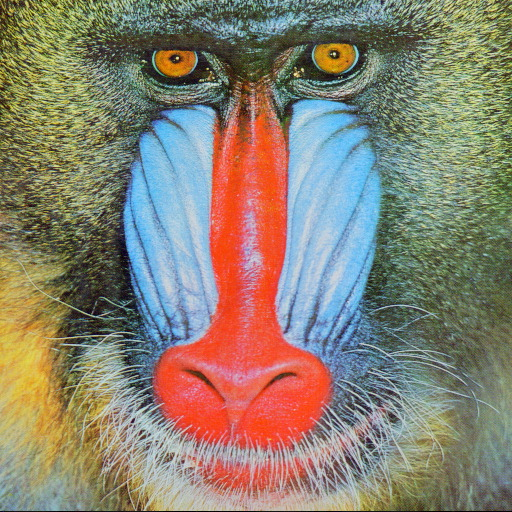
#> input picture Data/baboon.jpg, 512 x 512 px, found by its file name
$ python DFT_Example1.py
#> lines starting #> are read from the running program, lines starting #| are printed output that depends on the picture
'''
sample for disctrete fourier transform (dft)

USAGE:
    dft.py <image_file>
'''
import numpy as np
import cv2 as cv
title_window = 'DFT_Example1.py'
import sys

def shift_dft(src, dst=None):
    '''
        Rearrange the quadrants of Fourier image so that the origin is at
        the image center. Swaps quadrant 1 with 3, and 2 with 4.

        src and dst arrays must be equal size & type
    '''

    if dst is None:
        dst = np.empty(src.shape, src.dtype)
    elif src.shape != dst.shape:
        raise ValueError("src and dst must have equal sizes")
    elif src.dtype != dst.dtype:
        raise TypeError("src and dst must have equal types")

    if src is dst:
        ret = np.empty(src.shape, src.dtype)
    else:
        ret = dst

    h, w = src.shape[:2]

    cx1 = cx2 = w // 2
    cy1 = cy2 = h // 2

    # if the size is odd, then adjust the bottom/right quadrants
    if w % 2 != 0:
        cx2 += 1
    if h % 2 != 0:
        cy2 += 1

    # swap quadrants

    # swap q1 and q3
    ret[h-cy1:, w-cx1:] = src[0:cy1 , 0:cx1 ]   # q1 -> q3
    ret[0:cy2 , 0:cx2 ] = src[h-cy2:, w-cx2:]   # q3 -> q1

    # swap q2 and q4
    ret[0:cy2 , w-cx2:] = src[h-cy2:, 0:cx2 ]   # q2 -> q4
    ret[h-cy1:, 0:cx1 ] = src[0:cy1 , w-cx1:]   # q4 -> q2

    if src is dst:
        dst[:,:] = ret

    return dst


def main():
    if len(sys.argv) > 1:
        fname = sys.argv[1]
    else:
        fname = '../../Data/baboon.jpg'
        print("usage : python dft.py <image_file>")

    im = cv.imread(cv.samples.findFile(fname))
#> im is the input picture: shape (512, 512, 3); mean B, G, R 112.9, 129.1, 137.1

    # convert to grayscale
    im = cv.cvtColor(im, cv.COLOR_BGR2GRAY)
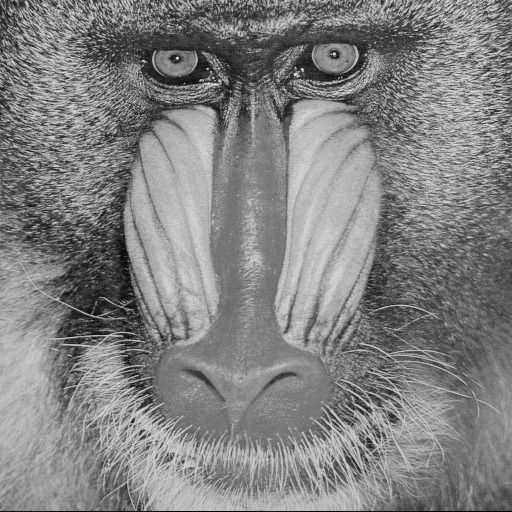
#> im: shape (512, 512); min 0, max 234, mean 129.7
    h, w = im.shape[:2]
#> h = 512; w = 512

    realInput = im.astype(np.float64)

    # perform an optimally sized dft
    dft_M = cv.getOptimalDFTSize(w)
#> dft_M = 512
    dft_N = cv.getOptimalDFTSize(h)
#> dft_N = 512

    # copy A to dft_A and pad dft_A with zeros
    dft_A = np.zeros((dft_N, dft_M, 2), dtype=np.float64)
    dft_A[:h, :w, 0] = realInput

    # no need to pad bottom part of dft_A with zeros because of
    # use of nonzeroRows parameter in cv.dft()
    cv.dft(dft_A, dst=dft_A, nonzeroRows=h)

    cv.imshow("win", im)

    # Split fourier into real and imaginary parts
    image_Re, image_Im = cv.split(dft_A)

    # Compute the magnitude of the spectrum Mag = sqrt(Re^2 + Im^2)
    magnitude = cv.sqrt(image_Re**2.0 + image_Im**2.0)

    # Compute log(1 + Mag)
    log_spectrum = cv.log(1.0 + magnitude)
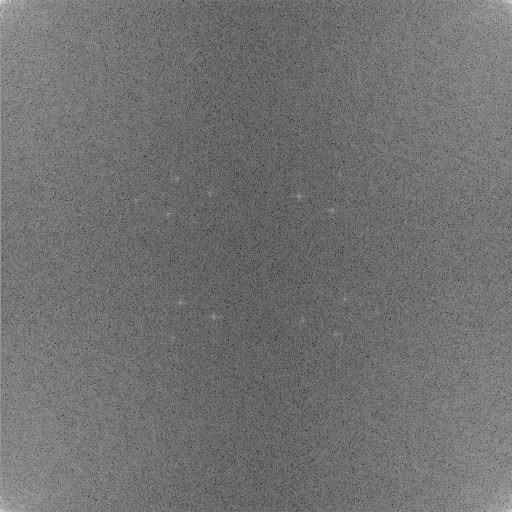
#> log_spectrum: shape (512, 512) float64; min 2.12, max 17.34, mean 8.89; drawn with min black and max white

    # Rearrange the quadrants of Fourier image so that the origin is at
    # the image center
    shift_dft(log_spectrum, log_spectrum)
#> in shift_dft, `ret[h-cy1:, w-cx1:] = src[0:cy1 , 0:cx1 ]`:
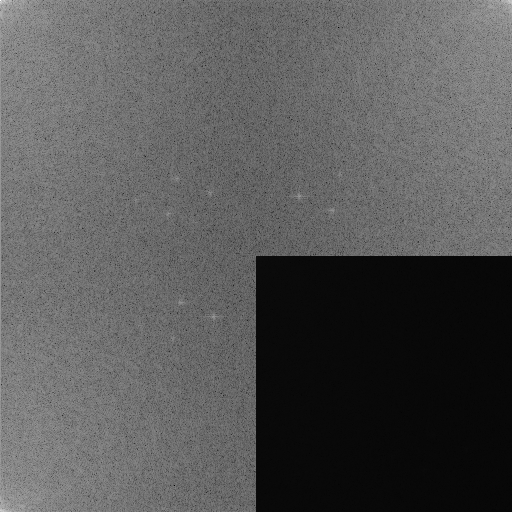
#> ret: shape (512, 512) float64; min 0, max 255, mean 87.3
#> in shift_dft, `ret[0:cy2 , 0:cx2 ] = src[h-cy2:, w-cx2:]`:
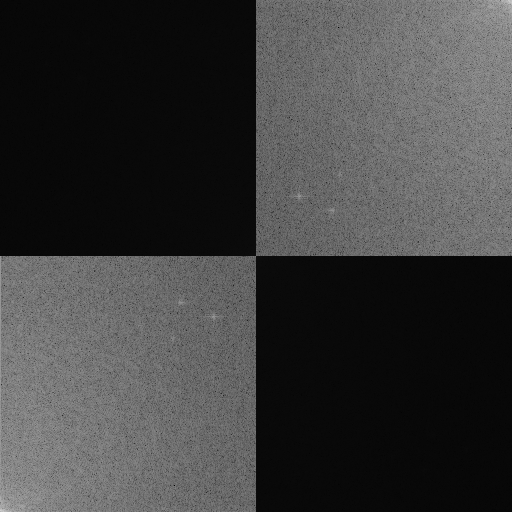
#> ret: shape (512, 512) float64; min 0, max 208.9, mean 61.3
#> in shift_dft, `ret[0:cy2 , w-cx2:] = src[h-cy2:, 0:cx2 ]`:
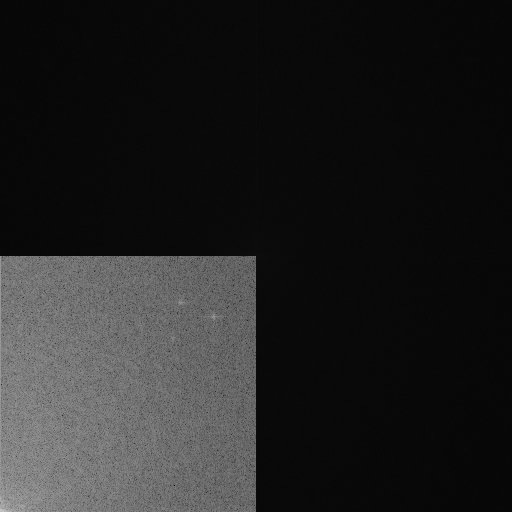
#> ret: shape (512, 512) float64; min 0, max 208.9, mean 35.1
#> in shift_dft, `ret[h-cy1:, 0:cx1 ] = src[0:cy1 , w-cx1:]`:
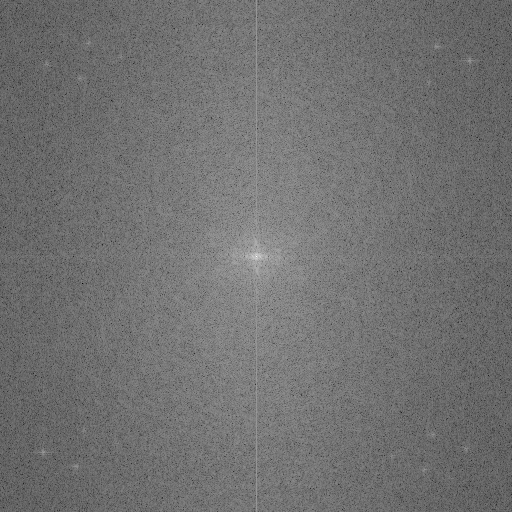
#> ret: shape (512, 512) float64; min 2.12, max 17.34, mean 8.89; drawn with min black and max white

    # normalize and display the results as rgb
    cv.normalize(log_spectrum, log_spectrum, 0.0, 1.0, cv.NORM_MINMAX)
    cv.imshow("magnitude", log_spectrum)

    cv.waitKey(0)
    print('Done')


if __name__ == '__main__':
    print(__doc__)
    main()
    cv.destroyAllWindows()

$ run again, with Data/GeneticDrawingExample.jpg copied over Data/baboon.jpg
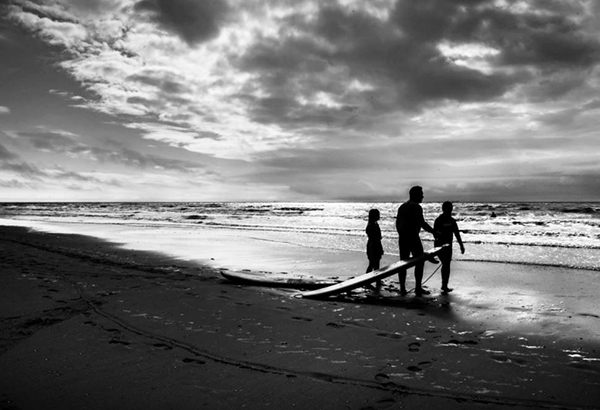
#> input picture Data/GeneticDrawingExample.jpg, 600 x 410 px, found by its file name
#> in main, im is the input picture: shape (410, 600, 3); min 0, max 255, mean 116.6
#> im: shape (410, 600)
#> in main, `log_spectrum = cv.log(1.0 + magnitude)`:
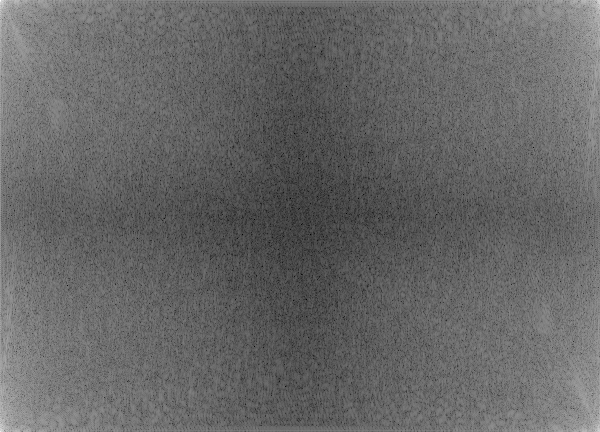
#> log_spectrum: shape (432, 600) float64; min 1.53, max 17.17, mean 7.83; drawn with min black and max white
#> in shift_dft, `ret[h-cy1:, 0:cx1 ] = src[0:cy1 , w-cx1:]`:
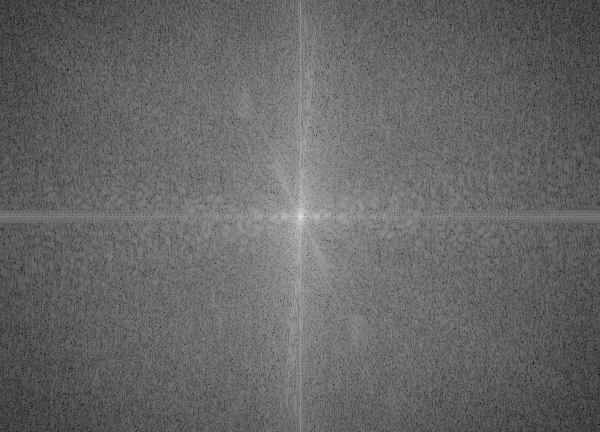
#> ret: shape (432, 600) float64; min 1.53, max 17.17, mean 7.83; drawn with min black and max white
